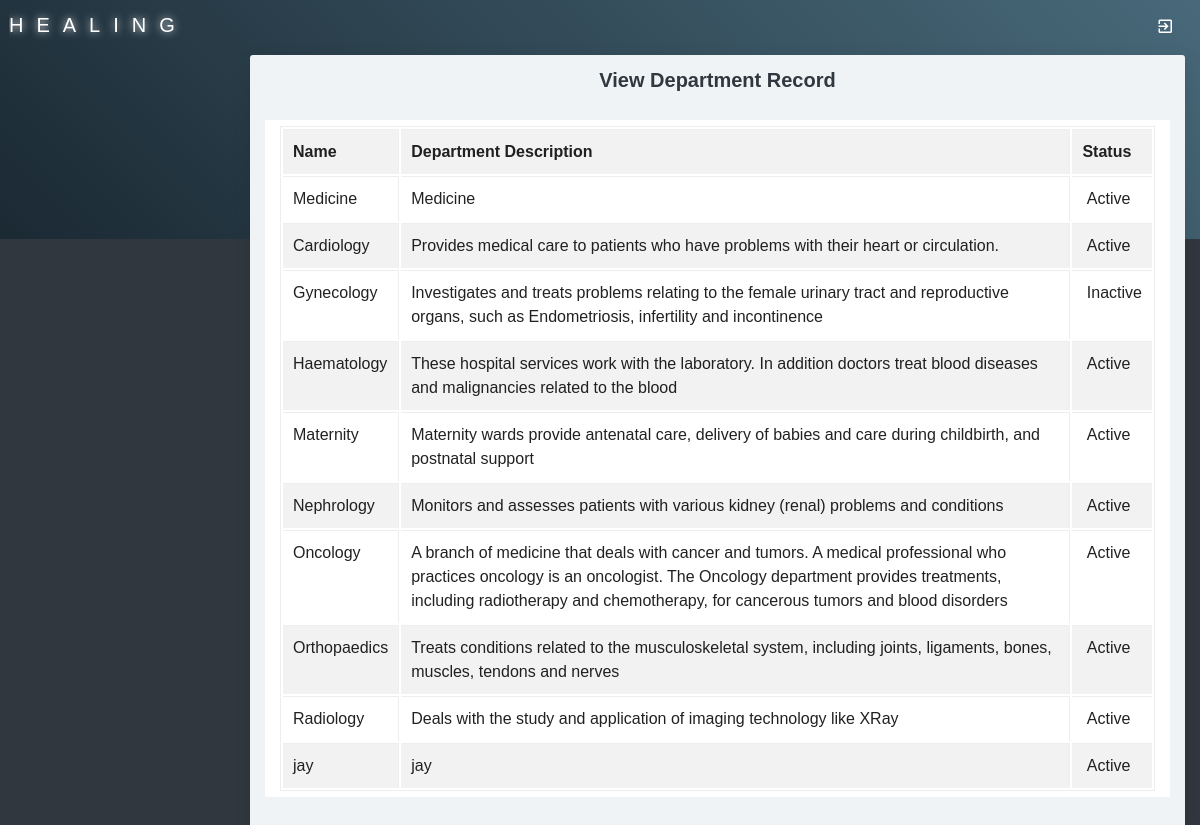
Page /Viewdepartment.php on the committed database.
### tables this page shows
CREATE TABLE `department` (
  `departmentid` int(10) NOT NULL,
  `departmentname` varchar(100) NOT NULL,
  `description` text NOT NULL,
  `status` varchar(10) NOT NULL
);

### Viewdepartment.php (the view, shortened to what this page needs)
<?php
include("adformheader.php");
include("dbconnection.php");
?>
<div class="container-fluid">
  <div class="block-header">
    <h2 class="text-center">View Department Record</h2>
  </div>
  <div class="card">
    <section class="container">
     <table class="table table-bordered table-striped table-hover js-basic-example dataTable">
      <tbody>
        <tr>
          <td><strong>Name</strong></td>
          <td><strong>Department Description</strong></td>
          <td><strong>Status</strong></td>
        </tr>
        <?php
        $sql ="SELECT * FROM department";
        $qsql = mysqli_query($con,$sql);
        while($rs = mysqli_fetch_array($qsql))
        {
          echo "<tr>
          <td>$rs[departmentname]</td>
          <td> $rs[description]</td>
          <td>&nbsp;$rs[status]</td>";
          echo "</tr>";
        }
        ?>
      </tbody>
    </table>
  </section>
</div>
</div>
<?php
include("adformfooter.php");
?>

### adformheader.php (shortened to what this page needs)
<!DOCTYPE html>
<html>
<head>
<link href="assets/plugins/bootstrap/css/bootstrap.min.css" rel="stylesheet" />
<link href="assets/plugins/jquery-datatable/dataTables.bootstrap4.min.css" rel="stylesheet">
<link href="assets/css/main.css" rel="stylesheet">
<link href="assets/css/themes/all-themes.css" rel="stylesheet" />
<link rel="stylesheet" href="sweetalert2.min.css">
</head>
<body class="theme-cyan">
    <nav class="navbar clearHeader">
        <div class="col-12">
            <div class="navbar-header" style="text-shadow: 0px 0px 8px white; letter-spacing: 13px;"> <a href="javascript:void(0);" class="bars"></a> <a class="navbar-brand"
                    href="#">HEALING</a> </div>
            <ul class="nav navbar-nav navbar-right">
                <li>
                    <a data-placement="bottom" title="Full Screen" href="logout.php"><i
                            class="zmdi zmdi-sign-in"></i></a>
                </li>
            </ul>
        </div>
    </nav>
    <section>
        <aside id="leftsidebar" class="sidebar">
        </aside>
    </section>
     <section class="content home">

### adformfooter.php (shortened to what this page needs)
</section>
</body>
</body>
</html>

### assets/css/themes/all-themes.css (style rules this page uses)
.theme-cyan .navbar-brand { color: #fff; }
.theme-cyan .nav > li > a { color: #fff; }

### rows in the picture
department: departmentname "Medicine", description "Medicine", status "Active"
department: departmentname "Cardiology", description "Provides medical care to patients who have problems with their heart or circulation.", status "Active"
department: departmentname "Gynecology", description "Investigates and treats problems relating to the female urinary tract and reproductive organs, such as Endometriosis, infertility and incontinence", status "Inactive"
department: departmentname "Haematology", description "These hospital services work with the laboratory. In addition doctors treat blood diseases and malignancies related to the blood", status "Active"
department: departmentname "Maternity", description "Maternity wards provide antenatal care, delivery of babies and care during childbirth, and postnatal support", status "Active"
department: departmentname "Nephrology", description "Monitors and assesses patients with various kidney (renal) problems and conditions", status "Active"
department: departmentname "Oncology", description "A branch of medicine that deals with cancer and tumors. A medical professional who practices oncology is an oncologist. The Oncology department provides treatments, including radiotherapy and chemotherapy, for cancerous tumors and blood disorders", status "Active"
department: departmentname "Orthopaedics", description "Treats conditions related to the musculoskeletal system, including joints, ligaments, bones, muscles, tendons and nerves", status "Active"
department: departmentname "Radiology", description "Deals with the study and application of imaging technology like XRay", status "Active"
department: departmentname "jay", description "jay", status "Active"
